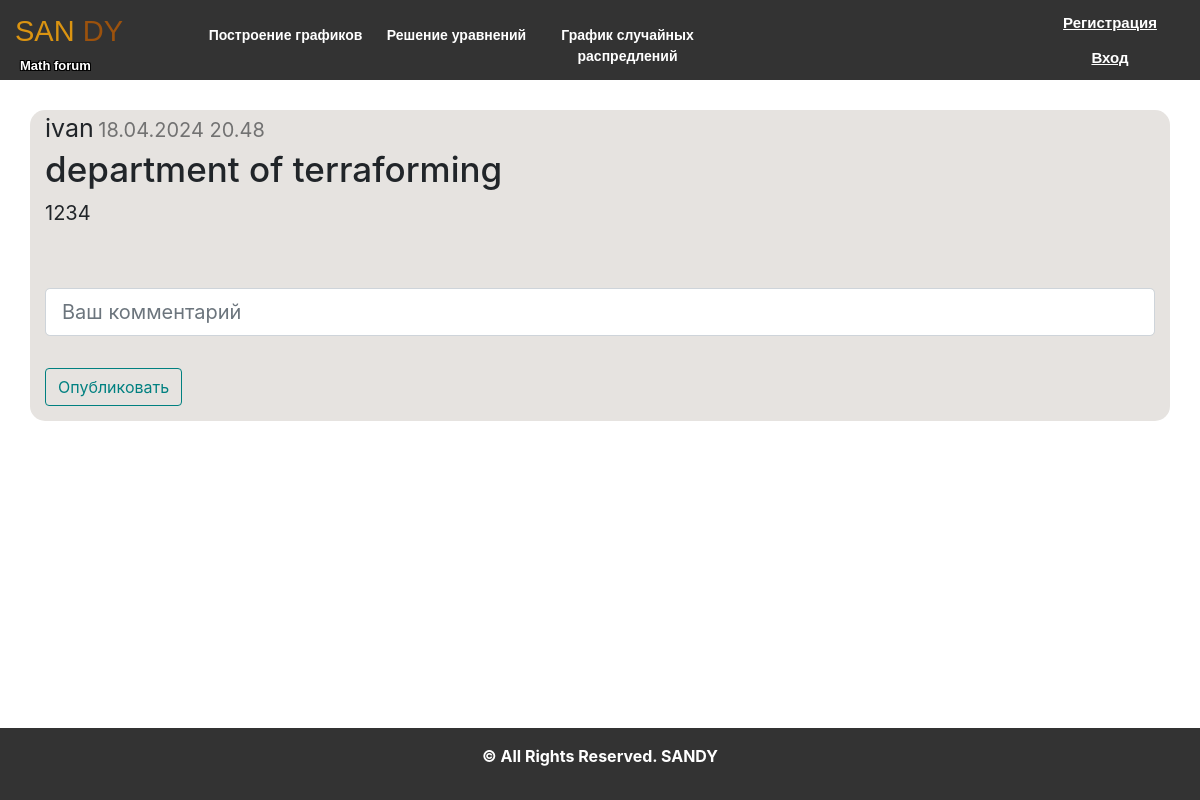
The page /post/9 on the database as committed earlier.
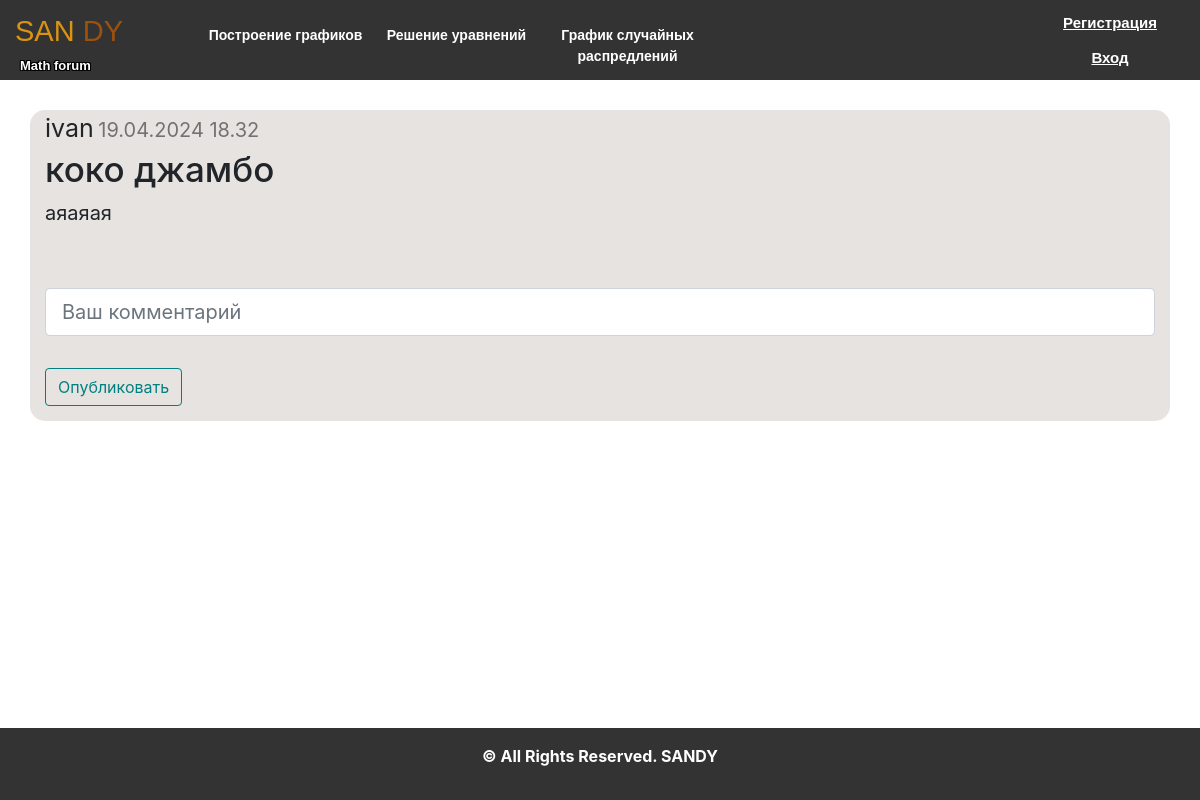
The same page on the database as committed later.
### data/post.py (models this page shows, shortened)
class Post(SqlAlchemyBase, SerializerMixin):
    __tablename__ = 'posts'
    id = sqlalchemy.Column(sqlalchemy.Integer, primary_key=True, autoincrement=True)
    team_leader = sqlalchemy.Column(sqlalchemy.Integer, sqlalchemy.ForeignKey("users.id"))
    user = orm.relationship('User')
    title = sqlalchemy.Column(sqlalchemy.String, nullable=True)
    posts = sqlalchemy.Column(sqlalchemy.String, nullable=True)
    views = sqlalchemy.Column(sqlalchemy.Integer, default=0)
    image_post = sqlalchemy.Column(sqlalchemy.String(50), nullable=False, default='default.jpg')
    start_date = sqlalchemy.Column(sqlalchemy.DateTime, default=datetime.datetime.now)

### main.py (the view, shortened to what this page needs)
@app.route('/post/<int:post_id>', methods=['GET', 'POST'])
def look_post(post_id):
    db_sess = db_session.create_session()
    form = Comment()
    comments = db_sess.query(Comments).filter(Comments.post_id == post_id).all()
    post = db_sess.query(Post).filter(Post.id == post_id).first()
    if not post:
        abort(404)
    return render_template('post.html', title=post.title, post=post,
                           form_comment=form, comments=comments) # image_file=image_file,

### forms/post_forms.py
class Comment(FlaskForm):
    text = StringField('Ваш комментарий', validators=[DataRequired()])
    submit = SubmitField('Опубликовать')

### data/db_session.py (called while the page is built)
def create_session() -> Session:
    global __factory
    return __factory()

### templates/post.html (shortened to what this page needs)
{% extends "base.html" %}
{% block content %}
<form action="" method="post">
<div class="container">
    <div class="ava-time">
        <a id="ava">{{post.user.username}}</a> <a id="time">{{post.start_date.strftime('%d.%m.%Y %H.%M')}}</a>
    </div>
    <center class="text-body">
        <h2 class="article-title" align="left"> {{ post.title|safe }}</h2>
        <p class="article-content" align="left" >{{ post.posts|safe}}</p>
        <img src="{{ url_for('static', filename='img/'  + 'post_images/' + post.image_post) }}" alt=""><br>
    </center>
    <div class="content_comment">
        <form method="POST" action="{{url_for('look_post', post_id=post.id)}}">
            <fieldset class="form-group">
                <div class="form-group">
                    {{ form_comment.text(class="form-control form-control-lg", placeholder="Ваш комментарий") }}
                </div>
            </fieldset>
            <div class="form-group">
                {{ form_comment.submit(class="btn btn-outline-info") }}
            </div>
        </form>
    </div>
</div>
</form>
{% endblock %}

Rows that differ between the two databases and show on the page:
changed Post: start_date "18.04.2024 20.48" → "19.04.2024 18.32"; title "department of terraforming" → "коко джамбо"; posts "1234" → "аяаяая"
